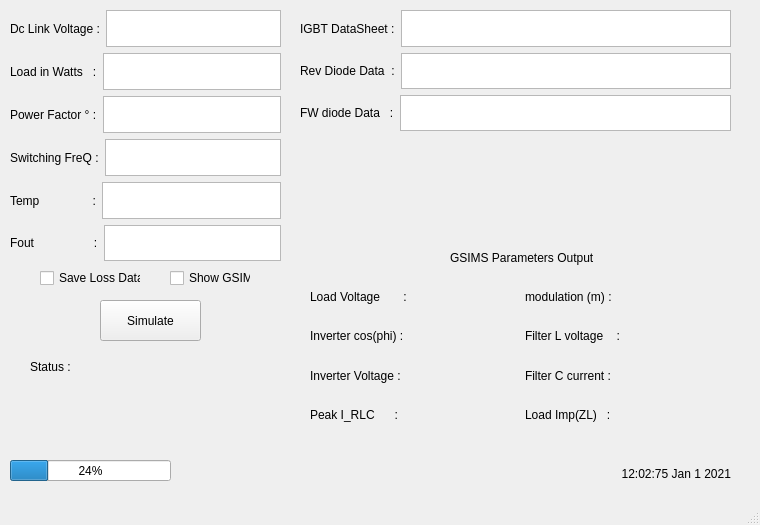
<?xml version="1.0" encoding="UTF-8"?>
<ui version="4.0">
 <class>MainWindow</class>
 <widget class="QMainWindow" name="MainWindow">
  <property name="geometry">
   <rect>
    <x>0</x>
    <y>0</y>
    <width>760</width>
    <height>525</height>
   </rect>
  </property>
  <property name="minimumSize">
   <size>
    <width>760</width>
    <height>525</height>
   </size>
  </property>
  <property name="maximumSize">
   <size>
    <width>1080</width>
    <height>720</height>
   </size>
  </property>
  <property name="font">
   <font>
    <weight>50</weight>
    <bold>false</bold>
   </font>
  </property>
  <property name="windowTitle">
   <string>MainWindow</string>
  </property>
  <widget class="QWidget" name="centralwidget">
   <widget class="QWidget" name="verticalLayoutWidget">
    <property name="geometry">
     <rect>
      <x>300</x>
      <y>10</y>
      <width>431</width>
      <height>121</height>
     </rect>
    </property>
    <layout class="QVBoxLayout" name="dataSheetLayout">
     <item>
      <layout class="QHBoxLayout" name="horizontalLayout_6">
       <item>
        <widget class="QLabel" name="igbtDataLabel">
         <property name="text">
          <string>IGBT DataSheet :</string>
         </property>
        </widget>
       </item>
       <item>
        <widget class="QPlainTextEdit" name="igbtDataIn"/>
       </item>
      </layout>
     </item>
     <item>
      <layout class="QHBoxLayout" name="horizontalLayout_7">
       <item>
        <widget class="QLabel" name="revDataLabel">
         <property name="text">
          <string>Rev Diode Data  :</string>
         </property>
        </widget>
       </item>
       <item>
        <widget class="QPlainTextEdit" name="revDataIn"/>
       </item>
      </layout>
     </item>
     <item>
      <layout class="QHBoxLayout" name="horizontalLayout_8">
       <item>
        <widget class="QLabel" name="fwDataLabel">
         <property name="text">
          <string>FW diode Data   :</string>
         </property>
        </widget>
       </item>
       <item>
        <widget class="QPlainTextEdit" name="fwDataIn"/>
       </item>
      </layout>
     </item>
    </layout>
   </widget>
   <widget class="QWidget" name="verticalLayoutWidget_2">
    <property name="geometry">
     <rect>
      <x>10</x>
      <y>10</y>
      <width>271</width>
      <height>251</height>
     </rect>
    </property>
    <layout class="QVBoxLayout" name="inputParamsLayout">
     <item>
      <layout class="QHBoxLayout" name="horizontalLayout">
       <item>
        <widget class="QLabel" name="dcVltg">
         <property name="text">
          <string>Dc Link Voltage :</string>
         </property>
        </widget>
       </item>
       <item>
        <widget class="QPlainTextEdit" name="dcVltgIn"/>
       </item>
      </layout>
     </item>
     <item>
      <layout class="QHBoxLayout" name="horizontalLayout_2">
       <item>
        <widget class="QLabel" name="loadWLabel">
         <property name="text">
          <string>Load in Watts   :</string>
         </property>
        </widget>
       </item>
       <item>
        <widget class="QPlainTextEdit" name="loadWIn"/>
       </item>
      </layout>
     </item>
     <item>
      <layout class="QHBoxLayout" name="horizontalLayout_3">
       <item>
        <widget class="QLabel" name="pfDegreeLabel">
         <property name="text">
          <string>Power Factor ° :</string>
         </property>
        </widget>
       </item>
       <item>
        <widget class="QPlainTextEdit" name="pfDegreeIn"/>
       </item>
      </layout>
     </item>
     <item>
      <layout class="QHBoxLayout" name="horizontalLayout_4">
       <item>
        <widget class="QLabel" name="switchFreqLabel">
         <property name="text">
          <string>Switching FreQ :</string>
         </property>
        </widget>
       </item>
       <item>
        <widget class="QPlainTextEdit" name="switchFreqIn"/>
       </item>
      </layout>
     </item>
     <item>
      <layout class="QHBoxLayout" name="horizontalLayout_5">
       <item>
        <widget class="QLabel" name="tempLabel">
         <property name="text">
          <string>Temp                :</string>
         </property>
        </widget>
       </item>
       <item>
        <widget class="QPlainTextEdit" name="tempIn"/>
       </item>
      </layout>
     </item>
     <item>
      <layout class="QHBoxLayout" name="horizontalLayout_17">
       <item>
        <widget class="QLabel" name="fOut">
         <property name="text">
          <string>Fout                  :</string>
         </property>
        </widget>
       </item>
       <item>
        <widget class="QPlainTextEdit" name="fOutIn"/>
       </item>
      </layout>
     </item>
    </layout>
   </widget>
   <widget class="QProgressBar" name="progressBar">
    <property name="geometry">
     <rect>
      <x>10</x>
      <y>460</y>
      <width>161</width>
      <height>21</height>
     </rect>
    </property>
    <property name="value">
     <number>24</number>
    </property>
   </widget>
   <widget class="QPushButton" name="simulateBtn">
    <property name="geometry">
     <rect>
      <x>100</x>
      <y>300</y>
      <width>101</width>
      <height>41</height>
     </rect>
    </property>
    <property name="text">
     <string>Simulate</string>
    </property>
   </widget>
   <widget class="QCheckBox" name="saveLossData">
    <property name="geometry">
     <rect>
      <x>40</x>
      <y>270</y>
      <width>101</width>
      <height>16</height>
     </rect>
    </property>
    <property name="autoFillBackground">
     <bool>false</bool>
    </property>
    <property name="text">
     <string>Save Loss Data</string>
    </property>
   </widget>
   <widget class="QWidget" name="gridLayoutWidget">
    <property name="geometry">
     <rect>
      <x>310</x>
      <y>280</y>
      <width>424</width>
      <height>151</height>
     </rect>
    </property>
    <layout class="QGridLayout" name="gsimsGrid">
     <property name="leftMargin">
      <number>0</number>
     </property>
     <item row="3" column="1">
      <layout class="QHBoxLayout" name="horizontalLayout_16">
       <item>
        <widget class="QLabel" name="loadZ">
         <property name="text">
          <string>Load Imp(ZL)   :</string>
         </property>
        </widget>
       </item>
       <item>
        <widget class="QLabel" name="loadZOut">
         <property name="text">
          <string/>
         </property>
        </widget>
       </item>
      </layout>
     </item>
     <item row="1" column="1">
      <layout class="QHBoxLayout" name="horizontalLayout_15">
       <item>
        <widget class="QLabel" name="lVltg">
         <property name="text">
          <string>Filter L voltage    :</string>
         </property>
        </widget>
       </item>
       <item>
        <widget class="QLabel" name="lVltgOut">
         <property name="text">
          <string/>
         </property>
        </widget>
       </item>
      </layout>
     </item>
     <item row="0" column="1">
      <layout class="QHBoxLayout" name="horizontalLayout_13">
       <item>
        <widget class="QLabel" name="modulation">
         <property name="text">
          <string>modulation (m) : </string>
         </property>
        </widget>
       </item>
       <item>
        <widget class="QLabel" name="modulationOut">
         <property name="text">
          <string/>
         </property>
        </widget>
       </item>
      </layout>
     </item>
     <item row="1" column="0">
      <layout class="QHBoxLayout" name="horizontalLayout_10">
       <item>
        <widget class="QLabel" name="invCosPhi">
         <property name="text">
          <string>Inverter cos(phi) :</string>
         </property>
        </widget>
       </item>
       <item>
        <widget class="QLabel" name="invCosPhiOut">
         <property name="text">
          <string/>
         </property>
        </widget>
       </item>
      </layout>
     </item>
     <item row="2" column="0">
      <layout class="QHBoxLayout" name="horizontalLayout_11">
       <item>
        <widget class="QLabel" name="invVltg">
         <property name="text">
          <string>Inverter Voltage : </string>
         </property>
        </widget>
       </item>
       <item>
        <widget class="QLabel" name="invVtlgOut">
         <property name="text">
          <string/>
         </property>
        </widget>
       </item>
      </layout>
     </item>
     <item row="3" column="0">
      <layout class="QHBoxLayout" name="horizontalLayout_12">
       <item>
        <widget class="QLabel" name="peakRlcCurrent">
         <property name="text">
          <string>Peak I_RLC      :</string>
         </property>
        </widget>
       </item>
       <item>
        <widget class="QLabel" name="peakRlcCurrentOut">
         <property name="text">
          <string/>
         </property>
        </widget>
       </item>
      </layout>
     </item>
     <item row="2" column="1">
      <layout class="QHBoxLayout" name="horizontalLayout_14">
       <item>
        <widget class="QLabel" name="cCurrent">
         <property name="text">
          <string>Filter C current : </string>
         </property>
        </widget>
       </item>
       <item>
        <widget class="QLabel" name="cCurrentOut">
         <property name="text">
          <string/>
         </property>
        </widget>
       </item>
      </layout>
     </item>
     <item row="0" column="0">
      <layout class="QHBoxLayout" name="horizontalLayout_9">
       <item>
        <widget class="QLabel" name="loadVltg">
         <property name="text">
          <string>Load Voltage       :</string>
         </property>
        </widget>
       </item>
       <item>
        <widget class="QLabel" name="loadVltgOut">
         <property name="text">
          <string/>
         </property>
        </widget>
       </item>
      </layout>
     </item>
    </layout>
   </widget>
   <widget class="QLabel" name="GSIMSLabel">
    <property name="geometry">
     <rect>
      <x>450</x>
      <y>250</y>
      <width>151</width>
      <height>16</height>
     </rect>
    </property>
    <property name="text">
     <string>GSIMS Parameters Output</string>
    </property>
   </widget>
   <widget class="QLabel" name="statusLabel">
    <property name="geometry">
     <rect>
      <x>30</x>
      <y>360</y>
      <width>47</width>
      <height>13</height>
     </rect>
    </property>
    <property name="text">
     <string>Status :</string>
    </property>
   </widget>
   <widget class="QLabel" name="statusWriteLabel">
    <property name="geometry">
     <rect>
      <x>90</x>
      <y>360</y>
      <width>47</width>
      <height>13</height>
     </rect>
    </property>
    <property name="text">
     <string/>
    </property>
   </widget>
   <widget class="QCheckBox" name="showGSIMS">
    <property name="geometry">
     <rect>
      <x>170</x>
      <y>270</y>
      <width>81</width>
      <height>16</height>
     </rect>
    </property>
    <property name="text">
     <string>Show GSIMS</string>
    </property>
   </widget>
   <widget class="QWidget" name="horizontalLayoutWidget_2">
    <property name="geometry">
     <rect>
      <x>560</x>
      <y>450</y>
      <width>171</width>
      <height>31</height>
     </rect>
    </property>
    <layout class="QHBoxLayout" name="horizontalLayout_18">
     <item>
      <widget class="QLabel" name="dateTimeLabel">
       <property name="text">
        <string>12:02:75 Jan 1 2021</string>
       </property>
       <property name="alignment">
        <set>Qt::AlignBottom|Qt::AlignRight|Qt::AlignTrailing</set>
       </property>
      </widget>
     </item>
    </layout>
   </widget>
  </widget>
  <widget class="QMenuBar" name="menubar">
   <property name="geometry">
    <rect>
     <x>0</x>
     <y>0</y>
     <width>760</width>
     <height>21</height>
    </rect>
   </property>
  </widget>
  <widget class="QStatusBar" name="statusbar"/>
 </widget>
 <tabstops>
  <tabstop>dcVltgIn</tabstop>
  <tabstop>loadWIn</tabstop>
  <tabstop>pfDegreeIn</tabstop>
  <tabstop>switchFreqIn</tabstop>
  <tabstop>tempIn</tabstop>
  <tabstop>fOutIn</tabstop>
  <tabstop>igbtDataIn</tabstop>
  <tabstop>revDataIn</tabstop>
  <tabstop>fwDataIn</tabstop>
  <tabstop>simulateBtn</tabstop>
  <tabstop>saveLossData</tabstop>
  <tabstop>showGSIMS</tabstop>
 </tabstops>
 <resources/>
 <connections/>
</ui>
